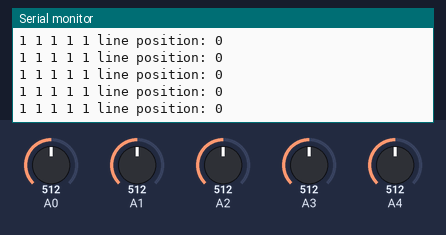
The sketch below on a simulated Arduino Uno, built with avr-gcc and run on an emulated ATmega328P. Parts: the last lines printed to the serial monitor. Inputs (shaded band) come from the test bench; at power-on: A0 = 512, A1 = 512, A2 = 512, A3 = 512, A4 = 512.

Above: at 1.2 s.
1.3 s: A0 set to 306
At 1.32 s:
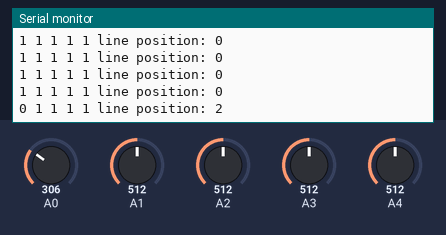
2.8 s: A1 set to 306
At 2.84 s:
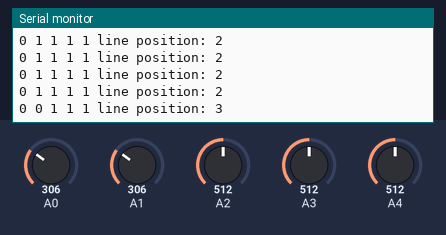
4.3 s: A2 set to 306
At 4.35 s:
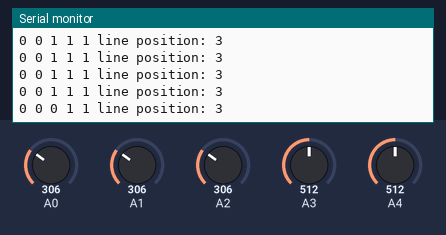
7.3 s: A3 set to 306
At 7.39 s:
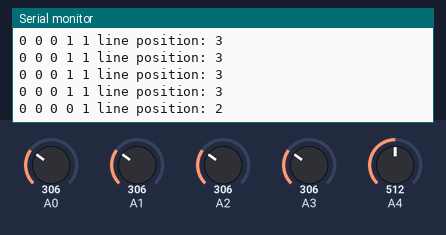
8.8 s: A4 set to 306
At 8.8 s:
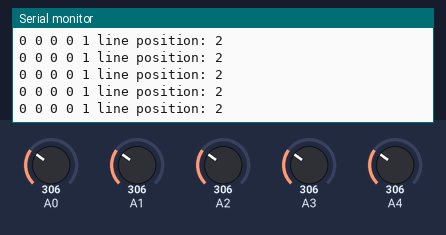
10.3 s: A0 set to 716
At 10.32 s:
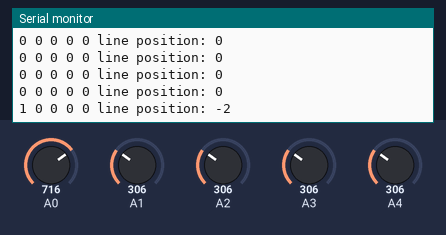
Timing chart, 0 to 12.8 s (numbered marks = the images above; inputs shaded):
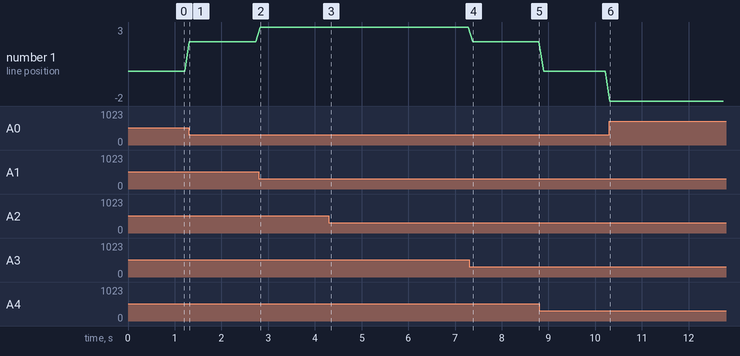

The sketch:

code1_LFR_part2.ino
```cpp
int s0, s1, s2, s3, s4;
int d0, d1, d2, d3, d4;
int th = 500;
int linePosition;
void setup() {
  Serial.begin(9600);
}

void loop() {
  // 1. Reading all the IR sensors
  s0 = analogRead(A0);
  s1 = analogRead(A1);
  s2 = analogRead(A2);
  s3 = analogRead(A3);
  s4 = analogRead(A4);

  // 2. Converting the analog values to digital values
  if(s0<th){
    d0 = 0;
  }
  else{
    d0 = 1;
  }

  if(s1<th){
    d1 = 0;
  }
  else{
    d1 = 1;
  }

  if(s2<th){
    d2 = 0;
  }
  else{
    d2 = 1;
  }

  if(s3<th){
    d3 = 0;
  }
  else{
    d3 = 1;
  }

  if(s4<th){
    d4 = 0;
  }
  else{
    d4 = 1;
  }

  // Calculating Line Position
  linePosition = -2*d0 -1*d1 + 0*d2 + 1*d3 + 2*d4;

  Serial.print(d0);
  Serial.print(" ");
  Serial.print(d1);
  Serial.print(" ");
  Serial.print(d2);
  Serial.print(" ");
  Serial.print(d3);
  Serial.print(" ");
  Serial.print(d4);
  Serial.print(" line position: ");
  Serial.println(linePosition);

  delay(100);  // delay in between reads for stability
}
```

Measured:
- after the input at 1.3 s, the serial monitor: prints a new line at once (image 1)
- after the input at 2.8 s, the serial monitor: prints a new line at once (image 2)
- after the input at 4.3 s, the serial monitor: prints a new line after 0.05 s (image 3)
- after the input at 7.3 s, the serial monitor: prints a new line after 0.08 s (image 4)
- after the input at 10.3 s, the serial monitor: prints a new line at once (image 6)
- plotted number 1: 0 → 2 after the input at 1.3 s, 2 → 3 after the input at 2.8 s, 3 → 2 after the input at 7.3 s, 0 → -2 after the input at 10.3 s
